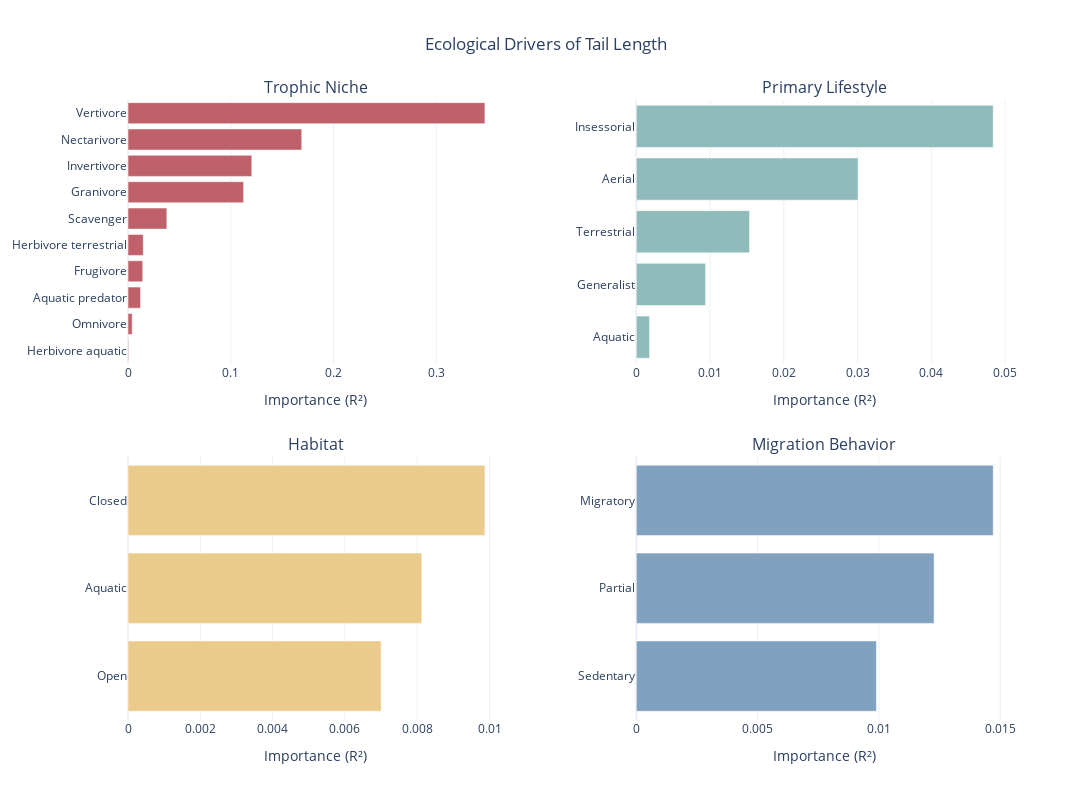

Write notebook code for a chart like this one.
### Code cell
fig = make_subplots(
    rows=2, cols=2,
    subplot_titles=["Trophic Niche", "Primary Lifestyle", "Habitat", "Migration Behavior"],
    horizontal_spacing=0.15,
    vertical_spacing=0.15
)

importances = pd.Series(rf.feature_importances_, index=X.columns)

def add_panel(prefix, row, col, bar_color):
    subset = importances[importances.index.str.contains(prefix)].copy()

    subset.index = subset.index.str.replace(f"{prefix}_", "").str.replace(f"{prefix}.", "")
    
    subset = subset.sort_values(ascending=True)
    
    fig.add_trace(
        go.Bar(
            x=subset.values,
            y=subset.index,
            orientation='h',
            marker=dict(color=bar_color),
            name=prefix
        ),
        row=row, col=col
    )
    
    fig.update_xaxes(title_text="Importance (R²)", row=row, col=col)

add_panel("Trophic.Niche", 1, 1, "#BF616A")
add_panel("Primary.Lifestyle", 1, 2, "#8FBCBB")
add_panel("Habitat", 2, 1, "#EBCB8B")
add_panel("Migration", 2, 2, "#81A1C1")

fig.update_layout(
    title_text="Ecological Drivers of Tail Length",
    title_x=0.5,
    height=800,
    width=1100,
    showlegend=False,
    template="plotly_white"
)

fig.show()

### Figure 1 — Plotly figure (JSON) as saved in the notebook; plotly's stock layout.template omitted (floating-point values rounded to 4 significant figures)
{"data": [{"marker": {"color": "#BF616A"}, "name": "Trophic.Niche", "orientation": "h", "type": "bar", "x": [0.0005751, 0.004059, 0.01219, 0.01434, 0.01485, 0.03779, 0.1125, 0.1205, 0.1691, 0.3473], "xaxis": "x", "y": ["Herbivore aquatic", "Omnivore", "Aquatic predator", "Frugivore", "Herbivore terrestrial", "Scavenger", "Granivore", "Invertivore", "Nectarivore", "Vertivore"], "yaxis": "y"}, {"marker": {"color": "#8FBCBB"}, "name": "Primary.Lifestyle", "orientation": "h", "type": "bar", "x": [0.001793, 0.009396, 0.01535, 0.03008, 0.04839], "xaxis": "x2", "y": ["Aquatic", "Generalist", "Terrestrial", "Aerial", "Insessorial"], "yaxis": "y2"}, {"marker": {"color": "#EBCB8B"}, "name": "Habitat", "orientation": "h", "type": "bar", "x": [0.007, 0.008124, 0.00987], "xaxis": "x3", "y": ["Open", "Aquatic", "Closed"], "yaxis": "y3"}, {"marker": {"color": "#81A1C1"}, "name": "Migration", "orientation": "h", "type": "bar", "x": [0.009897, 0.01227, 0.01471], "xaxis": "x4", "y": ["Sedentary", "Partial", "Migratory"], "yaxis": "y4"}], "layout": {"annotations": [{"font": {"size": 16}, "showarrow": false, "text": "Trophic Niche", "x": 0.2125, "xanchor": "center", "xref": "paper", "y": 1, "yanchor": "bottom", "yref": "paper"}, {"font": {"size": 16}, "showarrow": false, "text": "Primary Lifestyle", "x": 0.7875, "xanchor": "center", "xref": "paper", "y": 1, "yanchor": "bottom", "yref": "paper"}, {"font": {"size": 16}, "showarrow": false, "text": "Habitat", "x": 0.2125, "xanchor": "center", "xref": "paper", "y": 0.425, "yanchor": "bottom", "yref": "paper"}, {"font": {"size": 16}, "showarrow": false, "text": "Migration Behavior", "x": 0.7875, "xanchor": "center", "xref": "paper", "y": 0.425, "yanchor": "bottom", "yref": "paper"}], "height": 800, "showlegend": false, "title": {"text": "Ecological Drivers of Tail Length", "x": 0.5}, "width": 1100, "xaxis": {"anchor": "y", "domain": [0, 0.425], "title": {"text": "Importance (R²)"}}, "xaxis2": {"anchor": "y2", "domain": [0.575, 1], "title": {"text": "Importance (R²)"}}, "xaxis3": {"anchor": "y3", "domain": [0, 0.425], "title": {"text": "Importance (R²)"}}, "xaxis4": {"anchor": "y4", "domain": [0.575, 1], "title": {"text": "Importance (R²)"}}, "yaxis": {"anchor": "x", "domain": [0.575, 1]}, "yaxis2": {"anchor": "x2", "domain": [0.575, 1]}, "yaxis3": {"anchor": "x3", "domain": [0, 0.425]}, "yaxis4": {"anchor": "x4", "domain": [0, 0.425]}}}
